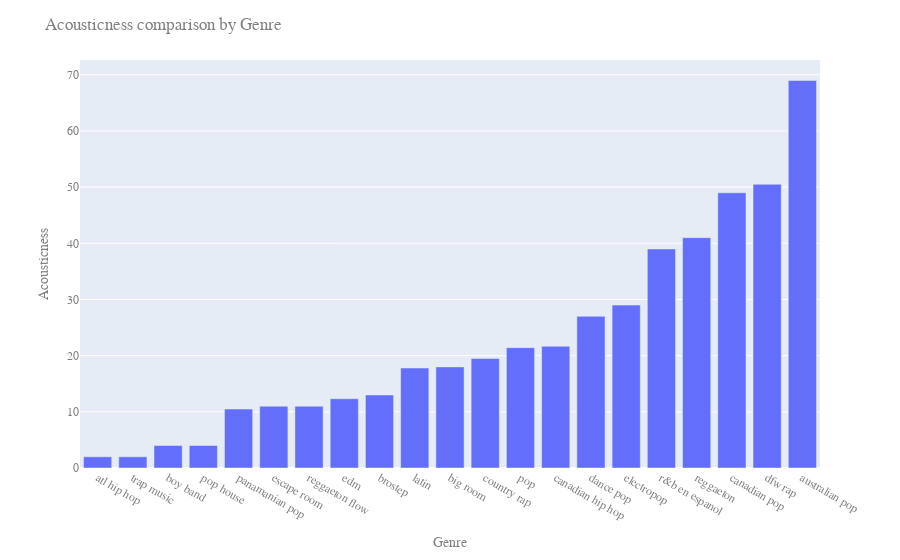

This figure's notebook cell:
### Code cell
fig = px.bar(a, y='Acousticness', x='Genre').update_xaxes(categoryorder='total ascending')

fig.update_layout(
    title="Acousticness comparison by Genre",
    font=dict(
        family="Courier New, monospace",
        size=12,
        color="#7f7f7f"
    )
)
fig.show()

### Figure 1 — Plotly figure (JSON) as saved in the notebook; plotly's stock layout.template omitted (floating-point values rounded to 4 significant figures)
{"data": [{"alignmentgroup": "True", "hovertemplate": "Genre=%{x}<br>Acousticness=%{y}<extra></extra>", "legendgroup": "", "marker": {"color": "#636efa", "pattern": {"shape": ""}}, "name": "", "offsetgroup": "", "orientation": "v", "showlegend": false, "textposition": "auto", "type": "bar", "x": ["electropop", "canadian hip hop", "dfw rap", "atl hip hop", "australian pop", "dance pop", "country rap", "escape room", "edm", "pop", "trap music", "reggaeton", "r&b en espanol", "brostep", "big room", "boy band", "pop house", "panamanian pop", "latin", "reggaeton flow", "canadian pop"], "xaxis": "x", "y": [29, 21.67, 50.5, 2, 69, 27, 19.5, 11, 12.33, 21.43, 2, 41, 39, 13, 18, 4, 4, 10.5, 17.8, 11, 49], "yaxis": "y"}], "layout": {"barmode": "relative", "font": {"color": "#7f7f7f", "family": "Courier New, monospace", "size": 12}, "legend": {"tracegroupgap": 0}, "margin": {"t": 60}, "title": {"text": "Acousticness comparison by Genre"}, "xaxis": {"anchor": "y", "categoryorder": "total ascending", "domain": [0, 1], "title": {"text": "Genre"}}, "yaxis": {"anchor": "x", "domain": [0, 1], "title": {"text": "Acousticness"}}}}
